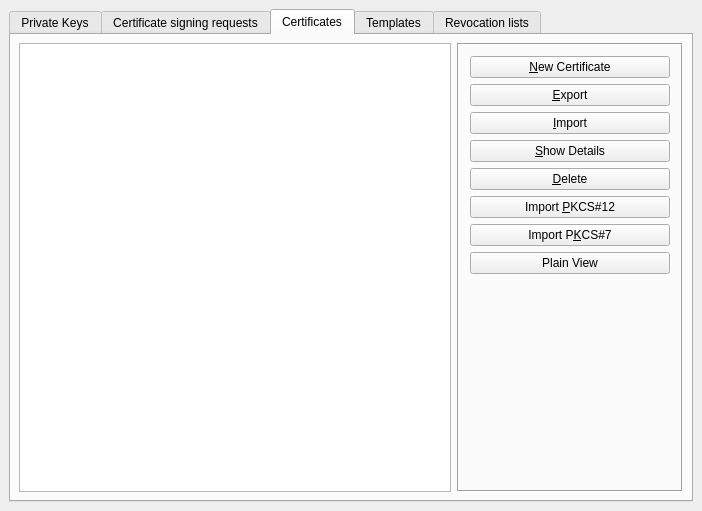
<?xml version="1.0" encoding="UTF-8"?>
<ui version="4.0">
 <class>MainWindow</class>
 <widget class="QMainWindow" name="MainWindow">
  <property name="geometry">
   <rect>
    <x>0</x>
    <y>0</y>
    <width>702</width>
    <height>511</height>
   </rect>
  </property>
  <widget class="QWidget" name="centralWidget">
   <layout class="QVBoxLayout">
    <item>
     <widget class="QTabWidget" name="tabView">
      <property name="currentIndex">
       <number>2</number>
      </property>
      <widget class="QWidget" name="RSATab">
       <attribute name="title">
        <string>Private Keys</string>
       </attribute>
       <layout class="QHBoxLayout">
        <property name="margin">
         <number>8</number>
        </property>
        <item>
         <widget class="KeyTreeView" name="keyView"/>
        </item>
        <item>
         <widget class="QFrame" name="keyButtons">
          <property name="sizePolicy">
           <sizepolicy hsizetype="Minimum" vsizetype="Minimum">
            <horstretch>0</horstretch>
            <verstretch>0</verstretch>
           </sizepolicy>
          </property>
          <property name="frameShape">
           <enum>QFrame::Box</enum>
          </property>
          <property name="frameShadow">
           <enum>QFrame::Sunken</enum>
          </property>
          <layout class="QVBoxLayout" name="verticalLayout">
           <item>
            <widget class="QPushButton" name="BNnewKey">
             <property name="text">
              <string>&amp;New Key</string>
             </property>
            </widget>
           </item>
           <item>
            <widget class="QPushButton" name="BNexportKey">
             <property name="text">
              <string>&amp;Export</string>
             </property>
            </widget>
           </item>
           <item>
            <widget class="QPushButton" name="BNimportKey">
             <property name="text">
              <string>&amp;Import</string>
             </property>
            </widget>
           </item>
           <item>
            <widget class="QPushButton" name="BNimportPFX">
             <property name="text">
              <string>Import PFX (PKCS#12)</string>
             </property>
            </widget>
           </item>
           <item>
            <widget class="QPushButton" name="BNdetailsKey">
             <property name="text">
              <string>&amp;Show Details</string>
             </property>
            </widget>
           </item>
           <item>
            <widget class="QPushButton" name="BNdeleteKey">
             <property name="text">
              <string>&amp;Delete</string>
             </property>
            </widget>
           </item>
           <item>
            <spacer>
             <property name="orientation">
              <enum>Qt::Vertical</enum>
             </property>
             <property name="sizeType">
              <enum>QSizePolicy::Expanding</enum>
             </property>
             <property name="sizeHint" stdset="0">
              <size>
               <width>20</width>
               <height>20</height>
              </size>
             </property>
            </spacer>
           </item>
           <item>
            <widget class="QLabel" name="bigKey">
             <property name="minimumSize">
              <size>
               <width>200</width>
               <height>94</height>
              </size>
             </property>
             <property name="scaledContents">
              <bool>true</bool>
             </property>
            </widget>
           </item>
          </layout>
         </widget>
        </item>
       </layout>
      </widget>
      <widget class="QWidget" name="CertTab">
       <attribute name="title">
        <string>Certificate signing requests</string>
       </attribute>
       <layout class="QHBoxLayout">
        <property name="margin">
         <number>8</number>
        </property>
        <item>
         <widget class="ReqTreeView" name="reqView"/>
        </item>
        <item>
         <widget class="QFrame" name="reqButtons">
          <property name="sizePolicy">
           <sizepolicy hsizetype="Minimum" vsizetype="Preferred">
            <horstretch>0</horstretch>
            <verstretch>0</verstretch>
           </sizepolicy>
          </property>
          <property name="frameShape">
           <enum>QFrame::Box</enum>
          </property>
          <property name="frameShadow">
           <enum>QFrame::Sunken</enum>
          </property>
          <layout class="QVBoxLayout">
           <property name="margin">
            <number>8</number>
           </property>
           <item>
            <widget class="QPushButton" name="BNnewReq">
             <property name="text">
              <string>&amp;New Request</string>
             </property>
            </widget>
           </item>
           <item>
            <widget class="QPushButton" name="BNexportReq">
             <property name="text">
              <string>&amp;Export</string>
             </property>
            </widget>
           </item>
           <item>
            <widget class="QPushButton" name="BNimportReq">
             <property name="text">
              <string>&amp;Import</string>
             </property>
            </widget>
           </item>
           <item>
            <widget class="QPushButton" name="BNdetailsReq">
             <property name="text">
              <string>&amp;Show Details</string>
             </property>
            </widget>
           </item>
           <item>
            <widget class="QPushButton" name="BNdeleteReq">
             <property name="text">
              <string>&amp;Delete</string>
             </property>
            </widget>
           </item>
           <item>
            <spacer>
             <property name="orientation">
              <enum>Qt::Vertical</enum>
             </property>
             <property name="sizeType">
              <enum>QSizePolicy::Expanding</enum>
             </property>
             <property name="sizeHint" stdset="0">
              <size>
               <width>20</width>
               <height>20</height>
              </size>
             </property>
            </spacer>
           </item>
           <item>
            <widget class="QLabel" name="bigCsr">
             <property name="minimumSize">
              <size>
               <width>200</width>
               <height>94</height>
              </size>
             </property>
             <property name="scaledContents">
              <bool>true</bool>
             </property>
            </widget>
           </item>
          </layout>
         </widget>
        </item>
       </layout>
      </widget>
      <widget class="QWidget" name="ReqTab">
       <attribute name="title">
        <string>Certificates</string>
       </attribute>
       <layout class="QHBoxLayout">
        <property name="margin">
         <number>8</number>
        </property>
        <item>
         <widget class="CertTreeView" name="certView"/>
        </item>
        <item>
         <widget class="QFrame" name="certButtons">
          <property name="frameShape">
           <enum>QFrame::Box</enum>
          </property>
          <property name="frameShadow">
           <enum>QFrame::Sunken</enum>
          </property>
          <layout class="QVBoxLayout">
           <property name="margin">
            <number>11</number>
           </property>
           <item>
            <widget class="QPushButton" name="BNnewCert">
             <property name="text">
              <string>&amp;New Certificate</string>
             </property>
            </widget>
           </item>
           <item>
            <widget class="QPushButton" name="BNexportCert">
             <property name="text">
              <string>&amp;Export</string>
             </property>
            </widget>
           </item>
           <item>
            <widget class="QPushButton" name="BNimportCert">
             <property name="text">
              <string>&amp;Import</string>
             </property>
            </widget>
           </item>
           <item>
            <widget class="QPushButton" name="BNdetailsCert">
             <property name="text">
              <string>&amp;Show Details</string>
             </property>
            </widget>
           </item>
           <item>
            <widget class="QPushButton" name="BNdeleteCert">
             <property name="text">
              <string>&amp;Delete</string>
             </property>
            </widget>
           </item>
           <item>
            <widget class="QPushButton" name="BNimportPKCS12">
             <property name="text">
              <string>Import &amp;PKCS#12</string>
             </property>
            </widget>
           </item>
           <item>
            <widget class="QPushButton" name="BNimportPKCS7">
             <property name="text">
              <string>Import P&amp;KCS#7</string>
             </property>
            </widget>
           </item>
           <item>
            <widget class="QPushButton" name="BNviewState">
             <property name="text">
              <string>Plain View</string>
             </property>
            </widget>
           </item>
           <item>
            <spacer>
             <property name="orientation">
              <enum>Qt::Vertical</enum>
             </property>
             <property name="sizeType">
              <enum>QSizePolicy::Expanding</enum>
             </property>
             <property name="sizeHint" stdset="0">
              <size>
               <width>20</width>
               <height>20</height>
              </size>
             </property>
            </spacer>
           </item>
           <item>
            <widget class="QLabel" name="bigCert">
             <property name="minimumSize">
              <size>
               <width>200</width>
               <height>94</height>
              </size>
             </property>
             <property name="scaledContents">
              <bool>true</bool>
             </property>
            </widget>
           </item>
          </layout>
         </widget>
        </item>
       </layout>
      </widget>
      <widget class="QWidget" name="CATab">
       <attribute name="title">
        <string>Templates</string>
       </attribute>
       <layout class="QHBoxLayout">
        <property name="margin">
         <number>8</number>
        </property>
        <item>
         <widget class="TempTreeView" name="tempView">
          <property name="alternatingRowColors">
           <bool>true</bool>
          </property>
         </widget>
        </item>
        <item>
         <widget class="QFrame" name="tempButtons">
          <property name="frameShape">
           <enum>QFrame::Box</enum>
          </property>
          <property name="frameShadow">
           <enum>QFrame::Sunken</enum>
          </property>
          <layout class="QVBoxLayout">
           <property name="margin">
            <number>11</number>
           </property>
           <item>
            <widget class="QPushButton" name="BNnewTemp">
             <property name="text">
              <string>&amp;New Template</string>
             </property>
            </widget>
           </item>
           <item>
            <widget class="QPushButton" name="BNchangeTemp">
             <property name="text">
              <string>Ch&amp;ange Template</string>
             </property>
            </widget>
           </item>
           <item>
            <widget class="QPushButton" name="BNdeleteTemp">
             <property name="text">
              <string>&amp;Delete</string>
             </property>
            </widget>
           </item>
           <item>
            <widget class="QPushButton" name="BNimportTemp">
             <property name="text">
              <string>&amp;Import</string>
             </property>
            </widget>
           </item>
           <item>
            <widget class="QPushButton" name="BNexportTemp">
             <property name="text">
              <string>&amp;Export</string>
             </property>
            </widget>
           </item>
           <item>
            <spacer>
             <property name="orientation">
              <enum>Qt::Vertical</enum>
             </property>
             <property name="sizeType">
              <enum>QSizePolicy::Expanding</enum>
             </property>
             <property name="sizeHint" stdset="0">
              <size>
               <width>20</width>
               <height>20</height>
              </size>
             </property>
            </spacer>
           </item>
           <item>
            <widget class="QLabel" name="bigTemp">
             <property name="minimumSize">
              <size>
               <width>200</width>
               <height>94</height>
              </size>
             </property>
             <property name="scaledContents">
              <bool>true</bool>
             </property>
            </widget>
           </item>
          </layout>
         </widget>
        </item>
       </layout>
      </widget>
      <widget class="QWidget" name="unnamed">
       <attribute name="title">
        <string>Revocation lists</string>
       </attribute>
       <layout class="QHBoxLayout">
        <item>
         <widget class="CrlTreeView" name="crlView"/>
        </item>
        <item>
         <widget class="QFrame" name="crlButtons">
          <property name="frameShape">
           <enum>QFrame::Box</enum>
          </property>
          <property name="frameShadow">
           <enum>QFrame::Sunken</enum>
          </property>
          <layout class="QVBoxLayout">
           <item>
            <widget class="QPushButton" name="BNnewCrl">
             <property name="text">
              <string>&amp;New CRL</string>
             </property>
            </widget>
           </item>
           <item>
            <widget class="QPushButton" name="BNexportCrl">
             <property name="text">
              <string>&amp;Export</string>
             </property>
            </widget>
           </item>
           <item>
            <widget class="QPushButton" name="BNimportCrl">
             <property name="text">
              <string>&amp;Import</string>
             </property>
            </widget>
           </item>
           <item>
            <widget class="QPushButton" name="BNdetailsCrl">
             <property name="text">
              <string>&amp;Show Details</string>
             </property>
            </widget>
           </item>
           <item>
            <widget class="QPushButton" name="BNdeleteCrl">
             <property name="text">
              <string>&amp;Delete</string>
             </property>
            </widget>
           </item>
           <item>
            <spacer>
             <property name="orientation">
              <enum>Qt::Vertical</enum>
             </property>
             <property name="sizeType">
              <enum>QSizePolicy::Expanding</enum>
             </property>
             <property name="sizeHint" stdset="0">
              <size>
               <width>20</width>
               <height>20</height>
              </size>
             </property>
            </spacer>
           </item>
           <item>
            <widget class="QLabel" name="bigRev">
             <property name="minimumSize">
              <size>
               <width>200</width>
               <height>94</height>
              </size>
             </property>
             <property name="scaledContents">
              <bool>true</bool>
             </property>
            </widget>
           </item>
          </layout>
         </widget>
        </item>
       </layout>
      </widget>
     </widget>
    </item>
   </layout>
  </widget>
 </widget>
 <customwidgets>
  <customwidget>
   <class>XcaTreeView</class>
   <extends>QTreeView</extends>
   <header>widgets/xca_tree_view.h</header>
   <slots>
    <slot>newItem()</slot>
    <slot>load()</slot>
    <slot>exportItems()</slot>
    <slot>showItems()</slot>
    <slot>deleteItems()</slot>
   </slots>
  </customwidget>
  <customwidget>
   <class>KeyTreeView</class>
   <extends>QTreeView</extends>
   <header>widgets/key_tree_view.h</header>
  </customwidget>
  <customwidget>
   <class>TempTreeView</class>
   <extends>QTreeView</extends>
   <header>widgets/temp_tree_view.h</header>
  </customwidget>
  <customwidget>
   <class>ReqTreeView</class>
   <extends>QTreeView</extends>
   <header>widgets/req_tree_view.h</header>
  </customwidget>
  <customwidget>
   <class>CertTreeView</class>
   <extends>QTreeView</extends>
   <header>widgets/cert_tree_view.h</header>
   <slots>
    <slot>loadPKCS12()</slot>
    <slot>loadPKCS7()</slot>
    <slot>changeView()</slot>
   </slots>
  </customwidget>
  <customwidget>
   <class>CrlTreeView</class>
   <extends>QTreeView</extends>
   <header>widgets/crl_tree_view.h</header>
  </customwidget>
 </customwidgets>
 <resources/>
 <connections>
  <connection>
   <sender>BNimportKey</sender>
   <signal>clicked()</signal>
   <receiver>keyView</receiver>
   <slot>load()</slot>
   <hints>
    <hint type="sourcelabel">
     <x>505</x>
     <y>129</y>
    </hint>
    <hint type="destinationlabel">
     <x>382</x>
     <y>135</y>
    </hint>
   </hints>
  </connection>
  <connection>
   <sender>BNnewKey</sender>
   <signal>clicked()</signal>
   <receiver>keyView</receiver>
   <slot>newItem()</slot>
   <hints>
    <hint type="sourcelabel">
     <x>488</x>
     <y>67</y>
    </hint>
    <hint type="destinationlabel">
     <x>392</x>
     <y>67</y>
    </hint>
   </hints>
  </connection>
  <connection>
   <sender>BNexportKey</sender>
   <signal>clicked()</signal>
   <receiver>keyView</receiver>
   <slot>exportItems()</slot>
   <hints>
    <hint type="sourcelabel">
     <x>526</x>
     <y>99</y>
    </hint>
    <hint type="destinationlabel">
     <x>393</x>
     <y>99</y>
    </hint>
   </hints>
  </connection>
  <connection>
   <sender>BNdetailsKey</sender>
   <signal>clicked()</signal>
   <receiver>keyView</receiver>
   <slot>showItems()</slot>
   <hints>
    <hint type="sourcelabel">
     <x>473</x>
     <y>200</y>
    </hint>
    <hint type="destinationlabel">
     <x>405</x>
     <y>200</y>
    </hint>
   </hints>
  </connection>
  <connection>
   <sender>BNdeleteKey</sender>
   <signal>clicked()</signal>
   <receiver>keyView</receiver>
   <slot>deleteItems()</slot>
   <hints>
    <hint type="sourcelabel">
     <x>470</x>
     <y>229</y>
    </hint>
    <hint type="destinationlabel">
     <x>404</x>
     <y>230</y>
    </hint>
   </hints>
  </connection>
  <connection>
   <sender>BNnewReq</sender>
   <signal>clicked()</signal>
   <receiver>reqView</receiver>
   <slot>newItem()</slot>
   <hints>
    <hint type="sourcelabel">
     <x>496</x>
     <y>57</y>
    </hint>
    <hint type="destinationlabel">
     <x>371</x>
     <y>58</y>
    </hint>
   </hints>
  </connection>
  <connection>
   <sender>BNexportReq</sender>
   <signal>clicked()</signal>
   <receiver>reqView</receiver>
   <slot>exportItems()</slot>
   <hints>
    <hint type="sourcelabel">
     <x>489</x>
     <y>91</y>
    </hint>
    <hint type="destinationlabel">
     <x>400</x>
     <y>95</y>
    </hint>
   </hints>
  </connection>
  <connection>
   <sender>BNimportReq</sender>
   <signal>clicked()</signal>
   <receiver>reqView</receiver>
   <slot>load()</slot>
   <hints>
    <hint type="sourcelabel">
     <x>500</x>
     <y>123</y>
    </hint>
    <hint type="destinationlabel">
     <x>412</x>
     <y>130</y>
    </hint>
   </hints>
  </connection>
  <connection>
   <sender>BNdetailsReq</sender>
   <signal>clicked()</signal>
   <receiver>reqView</receiver>
   <slot>showItems()</slot>
   <hints>
    <hint type="sourcelabel">
     <x>497</x>
     <y>157</y>
    </hint>
    <hint type="destinationlabel">
     <x>419</x>
     <y>166</y>
    </hint>
   </hints>
  </connection>
  <connection>
   <sender>BNdeleteReq</sender>
   <signal>clicked()</signal>
   <receiver>reqView</receiver>
   <slot>deleteItems()</slot>
   <hints>
    <hint type="sourcelabel">
     <x>475</x>
     <y>196</y>
    </hint>
    <hint type="destinationlabel">
     <x>399</x>
     <y>196</y>
    </hint>
   </hints>
  </connection>
  <connection>
   <sender>BNnewCert</sender>
   <signal>clicked()</signal>
   <receiver>certView</receiver>
   <slot>newItem()</slot>
   <hints>
    <hint type="sourcelabel">
     <x>478</x>
     <y>63</y>
    </hint>
    <hint type="destinationlabel">
     <x>398</x>
     <y>63</y>
    </hint>
   </hints>
  </connection>
  <connection>
   <sender>BNexportCert</sender>
   <signal>clicked()</signal>
   <receiver>certView</receiver>
   <slot>exportItems()</slot>
   <hints>
    <hint type="sourcelabel">
     <x>499</x>
     <y>97</y>
    </hint>
    <hint type="destinationlabel">
     <x>401</x>
     <y>99</y>
    </hint>
   </hints>
  </connection>
  <connection>
   <sender>BNimportCert</sender>
   <signal>clicked()</signal>
   <receiver>certView</receiver>
   <slot>load()</slot>
   <hints>
    <hint type="sourcelabel">
     <x>475</x>
     <y>127</y>
    </hint>
    <hint type="destinationlabel">
     <x>401</x>
     <y>128</y>
    </hint>
   </hints>
  </connection>
  <connection>
   <sender>BNdetailsCert</sender>
   <signal>clicked()</signal>
   <receiver>certView</receiver>
   <slot>showItems()</slot>
   <hints>
    <hint type="sourcelabel">
     <x>486</x>
     <y>162</y>
    </hint>
    <hint type="destinationlabel">
     <x>395</x>
     <y>165</y>
    </hint>
   </hints>
  </connection>
  <connection>
   <sender>BNdeleteCert</sender>
   <signal>clicked()</signal>
   <receiver>certView</receiver>
   <slot>deleteItems()</slot>
   <hints>
    <hint type="sourcelabel">
     <x>482</x>
     <y>203</y>
    </hint>
    <hint type="destinationlabel">
     <x>357</x>
     <y>207</y>
    </hint>
   </hints>
  </connection>
  <connection>
   <sender>BNnewTemp</sender>
   <signal>clicked()</signal>
   <receiver>tempView</receiver>
   <slot>newItem()</slot>
   <hints>
    <hint type="sourcelabel">
     <x>513</x>
     <y>60</y>
    </hint>
    <hint type="destinationlabel">
     <x>363</x>
     <y>62</y>
    </hint>
   </hints>
  </connection>
  <connection>
   <sender>BNchangeTemp</sender>
   <signal>clicked()</signal>
   <receiver>tempView</receiver>
   <slot>showItems()</slot>
   <hints>
    <hint type="sourcelabel">
     <x>481</x>
     <y>94</y>
    </hint>
    <hint type="destinationlabel">
     <x>415</x>
     <y>97</y>
    </hint>
   </hints>
  </connection>
  <connection>
   <sender>BNdeleteTemp</sender>
   <signal>clicked()</signal>
   <receiver>tempView</receiver>
   <slot>deleteItems()</slot>
   <hints>
    <hint type="sourcelabel">
     <x>482</x>
     <y>126</y>
    </hint>
    <hint type="destinationlabel">
     <x>428</x>
     <y>126</y>
    </hint>
   </hints>
  </connection>
  <connection>
   <sender>BNimportTemp</sender>
   <signal>clicked()</signal>
   <receiver>tempView</receiver>
   <slot>load()</slot>
   <hints>
    <hint type="sourcelabel">
     <x>487</x>
     <y>165</y>
    </hint>
    <hint type="destinationlabel">
     <x>407</x>
     <y>165</y>
    </hint>
   </hints>
  </connection>
  <connection>
   <sender>BNexportTemp</sender>
   <signal>clicked()</signal>
   <receiver>tempView</receiver>
   <slot>exportItems()</slot>
   <hints>
    <hint type="sourcelabel">
     <x>488</x>
     <y>201</y>
    </hint>
    <hint type="destinationlabel">
     <x>428</x>
     <y>201</y>
    </hint>
   </hints>
  </connection>
  <connection>
   <sender>BNexportCrl</sender>
   <signal>clicked()</signal>
   <receiver>crlView</receiver>
   <slot>exportItems()</slot>
   <hints>
    <hint type="sourcelabel">
     <x>472</x>
     <y>70</y>
    </hint>
    <hint type="destinationlabel">
     <x>381</x>
     <y>70</y>
    </hint>
   </hints>
  </connection>
  <connection>
   <sender>BNimportCrl</sender>
   <signal>clicked()</signal>
   <receiver>crlView</receiver>
   <slot>load()</slot>
   <hints>
    <hint type="sourcelabel">
     <x>496</x>
     <y>99</y>
    </hint>
    <hint type="destinationlabel">
     <x>382</x>
     <y>99</y>
    </hint>
   </hints>
  </connection>
  <connection>
   <sender>BNdetailsCrl</sender>
   <signal>clicked()</signal>
   <receiver>crlView</receiver>
   <slot>showItems()</slot>
   <hints>
    <hint type="sourcelabel">
     <x>477</x>
     <y>131</y>
    </hint>
    <hint type="destinationlabel">
     <x>391</x>
     <y>131</y>
    </hint>
   </hints>
  </connection>
  <connection>
   <sender>BNdeleteCrl</sender>
   <signal>clicked()</signal>
   <receiver>crlView</receiver>
   <slot>deleteItems()</slot>
   <hints>
    <hint type="sourcelabel">
     <x>471</x>
     <y>173</y>
    </hint>
    <hint type="destinationlabel">
     <x>386</x>
     <y>172</y>
    </hint>
   </hints>
  </connection>
  <connection>
   <sender>BNimportPKCS12</sender>
   <signal>clicked()</signal>
   <receiver>certView</receiver>
   <slot>loadPKCS12()</slot>
   <hints>
    <hint type="sourcelabel">
     <x>504</x>
     <y>239</y>
    </hint>
    <hint type="destinationlabel">
     <x>420</x>
     <y>234</y>
    </hint>
   </hints>
  </connection>
  <connection>
   <sender>BNimportPKCS7</sender>
   <signal>clicked()</signal>
   <receiver>certView</receiver>
   <slot>loadPKCS7()</slot>
   <hints>
    <hint type="sourcelabel">
     <x>544</x>
     <y>265</y>
    </hint>
    <hint type="destinationlabel">
     <x>406</x>
     <y>260</y>
    </hint>
   </hints>
  </connection>
  <connection>
   <sender>BNimportPFX</sender>
   <signal>clicked()</signal>
   <receiver>certView</receiver>
   <slot>loadPKCS12()</slot>
   <hints>
    <hint type="sourcelabel">
     <x>483</x>
     <y>170</y>
    </hint>
    <hint type="destinationlabel">
     <x>230</x>
     <y>263</y>
    </hint>
   </hints>
  </connection>
  <connection>
   <sender>BNviewState</sender>
   <signal>clicked()</signal>
   <receiver>certView</receiver>
   <slot>changeView()</slot>
   <hints>
    <hint type="sourcelabel">
     <x>472</x>
     <y>304</y>
    </hint>
    <hint type="destinationlabel">
     <x>402</x>
     <y>301</y>
    </hint>
   </hints>
  </connection>
  <connection>
   <sender>BNnewCrl</sender>
   <signal>clicked()</signal>
   <receiver>crlView</receiver>
   <slot>newItem()</slot>
   <hints>
    <hint type="sourcelabel">
     <x>568</x>
     <y>62</y>
    </hint>
    <hint type="destinationlabel">
     <x>235</x>
     <y>264</y>
    </hint>
   </hints>
  </connection>
 </connections>
</ui>
